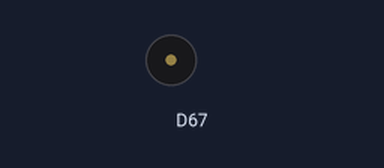
A sketch run on a simulated Arduino Uno R4 WiFi. Shown: buzzer (waves = sounding). What the sketch prints to the serial monitor is not drawn.

Above: at 8.3 s.
At 12.6 s:
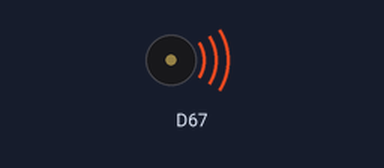
Timing chart, 0 to 12.9 s (numbered marks = the images above):
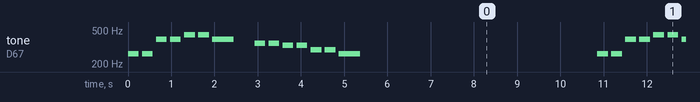

The sketch:

ModulinoBuzzerMusicalMelody.ino
```cpp
#include <Modulino.h>

ModulinoBuzzer buzzer;

// Musical notes (frequencies in Hz)
#define NOTE_C4  262
#define NOTE_D4  294
#define NOTE_E4  330
#define NOTE_F4  349
#define NOTE_G4  392
#define NOTE_A4  440
#define NOTE_B4  494
#define NOTE_C5  523
#define REST     0

// Simple melody: "Twinkle Twinkle Little Star"
int melody[] = {
  NOTE_C4, NOTE_C4, NOTE_G4, NOTE_G4, NOTE_A4, NOTE_A4, NOTE_G4, REST,
  NOTE_F4, NOTE_F4, NOTE_E4, NOTE_E4, NOTE_D4, NOTE_D4, NOTE_C4, REST
};

// Note durations: 4 = quarter note, 8 = eighth note, etc.
int noteDurations[] = {
  4, 4, 4, 4, 4, 4, 2, 4,
  4, 4, 4, 4, 4, 4, 2, 4
};

void setup() {
  Serial.begin(9600);
  Modulino.begin();
  buzzer.begin();

  Serial.println("Playing melody...");
  playMelody();
}

void playMelody() {
  for (int thisNote = 0; thisNote < 16; thisNote++) {
    // Calculate the note duration
    int noteDuration = 1000 / noteDurations[thisNote];

    buzzer.tone(melody[thisNote], noteDuration);

    // Pause between notes
    int pauseBetweenNotes = noteDuration * 1.30;
    delay(pauseBetweenNotes);

    // Stop the tone
    buzzer.tone(0, 10);
  }
}

void loop() {
  // Play melody every 5 seconds
  delay(5000);
  playMelody();
}
```

Measured:
- by itself, tone on D67: plays 262 Hz for 0.25 s, 262 Hz for 0.25 s, 392 Hz for 0.25 s, 392 Hz for 0.25 s, 440 Hz for 0.25 s, 440 Hz for 0.25 s … (168 notes in this stretch)
